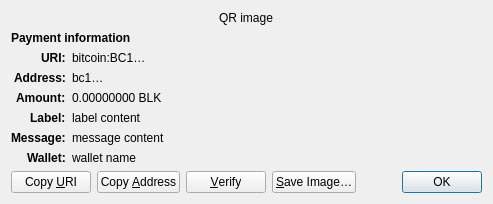
<?xml version="1.0" encoding="UTF-8"?>
<ui version="4.0">
 <class>ReceiveRequestDialog</class>
 <widget class="QDialog" name="ReceiveRequestDialog">
  <property name="geometry">
   <rect>
    <x>0</x>
    <y>0</y>
    <width>413</width>
    <height>229</height>
   </rect>
  </property>
  <property name="windowTitle">
   <string>Request payment to …</string>
  </property>
  <layout class="QGridLayout" name="gridLayout" columnstretch="0,1">
   <property name="sizeConstraint">
    <enum>QLayout::SetFixedSize</enum>
   </property>
   <item row="0" column="0" colspan="2" alignment="Qt::AlignHCenter">
    <widget class="QRImageWidget" name="qr_code">
     <property name="text">
      <string notr="true">QR image</string>
     </property>
     <property name="textInteractionFlags">
      <set>Qt::NoTextInteraction</set>
     </property>
    </widget>
   </item>
   <item row="1" column="0" colspan="2">
    <widget class="QLabel" name="payment_header">
     <property name="font">
      <font>
       <weight>75</weight>
       <bold>true</bold>
      </font>
     </property>
     <property name="text">
      <string>Payment information</string>
     </property>
     <property name="textInteractionFlags">
      <set>Qt::NoTextInteraction</set>
     </property>
    </widget>
   </item>
   <item row="2" column="0" alignment="Qt::AlignRight|Qt::AlignTop">
    <widget class="QLabel" name="uri_tag">
     <property name="font">
      <font>
       <weight>75</weight>
       <bold>true</bold>
      </font>
     </property>
     <property name="text">
      <string notr="true">URI:</string>
     </property>
     <property name="textFormat">
      <enum>Qt::PlainText</enum>
     </property>
     <property name="textInteractionFlags">
      <set>Qt::NoTextInteraction</set>
     </property>
    </widget>
   </item>
   <item row="2" column="1" alignment="Qt::AlignTop">
    <widget class="QLabel" name="uri_content">
     <property name="text">
      <string notr="true">bitcoin:BC1…</string>
     </property>
     <property name="textFormat">
      <enum>Qt::RichText</enum>
     </property>
     <property name="wordWrap">
      <bool>true</bool>
     </property>
     <property name="textInteractionFlags">
      <set>Qt::TextSelectableByMouse</set>
     </property>
    </widget>
   </item>
   <item row="3" column="0" alignment="Qt::AlignRight|Qt::AlignTop">
    <widget class="QLabel" name="address_tag">
     <property name="font">
      <font>
       <weight>75</weight>
       <bold>true</bold>
      </font>
     </property>
     <property name="text">
      <string>Address:</string>
     </property>
     <property name="textInteractionFlags">
      <set>Qt::NoTextInteraction</set>
     </property>
    </widget>
   </item>
   <item row="3" column="1" alignment="Qt::AlignTop">
    <widget class="QLabel" name="address_content">
     <property name="text">
      <string notr="true">bc1…</string>
     </property>
     <property name="textFormat">
      <enum>Qt::PlainText</enum>
     </property>
     <property name="textInteractionFlags">
      <set>Qt::TextSelectableByMouse</set>
     </property>
    </widget>
   </item>
   <item row="4" column="0" alignment="Qt::AlignRight|Qt::AlignTop">
    <widget class="QLabel" name="amount_tag">
     <property name="font">
      <font>
       <weight>75</weight>
       <bold>true</bold>
      </font>
     </property>
     <property name="text">
      <string>Amount:</string>
     </property>
     <property name="textInteractionFlags">
      <set>Qt::NoTextInteraction</set>
     </property>
    </widget>
   </item>
   <item row="4" column="1" alignment="Qt::AlignTop">
    <widget class="QLabel" name="amount_content">
     <property name="text">
      <string notr="true">0.00000000 BLK</string>
     </property>
     <property name="textFormat">
      <enum>Qt::PlainText</enum>
     </property>
     <property name="textInteractionFlags">
      <set>Qt::TextSelectableByMouse</set>
     </property>
    </widget>
   </item>
   <item row="5" column="0" alignment="Qt::AlignRight|Qt::AlignTop">
    <widget class="QLabel" name="label_tag">
     <property name="font">
      <font>
       <weight>75</weight>
       <bold>true</bold>
      </font>
     </property>
     <property name="text">
      <string>Label:</string>
     </property>
     <property name="textInteractionFlags">
      <set>Qt::NoTextInteraction</set>
     </property>
    </widget>
   </item>
   <item row="5" column="1" alignment="Qt::AlignTop">
    <widget class="QLabel" name="label_content">
     <property name="text">
      <string notr="true">label content</string>
     </property>
     <property name="textFormat">
      <enum>Qt::PlainText</enum>
     </property>
     <property name="wordWrap">
      <bool>true</bool>
     </property>
     <property name="textInteractionFlags">
      <set>Qt::TextSelectableByMouse</set>
     </property>
    </widget>
   </item>
   <item row="6" column="0" alignment="Qt::AlignRight|Qt::AlignTop">
    <widget class="QLabel" name="message_tag">
     <property name="font">
      <font>
       <weight>75</weight>
       <bold>true</bold>
      </font>
     </property>
     <property name="text">
      <string>Message:</string>
     </property>
     <property name="textInteractionFlags">
      <set>Qt::NoTextInteraction</set>
     </property>
    </widget>
   </item>
   <item row="6" column="1" alignment="Qt::AlignTop">
    <widget class="QLabel" name="message_content">
     <property name="text">
      <string notr="true">message content</string>
     </property>
     <property name="textFormat">
      <enum>Qt::PlainText</enum>
     </property>
     <property name="wordWrap">
      <bool>true</bool>
     </property>
     <property name="textInteractionFlags">
      <set>Qt::TextSelectableByMouse</set>
     </property>
    </widget>
   </item>
   <item row="7" column="0" alignment="Qt::AlignRight|Qt::AlignTop">
    <widget class="QLabel" name="wallet_tag">
     <property name="font">
      <font>
       <weight>75</weight>
       <bold>true</bold>
      </font>
     </property>
     <property name="text">
      <string>Wallet:</string>
     </property>
     <property name="textInteractionFlags">
      <set>Qt::NoTextInteraction</set>
     </property>
    </widget>
   </item>
   <item row="7" column="1" alignment="Qt::AlignTop">
    <widget class="QLabel" name="wallet_content">
     <property name="text">
      <string notr="true">wallet name</string>
     </property>
     <property name="textFormat">
      <enum>Qt::PlainText</enum>
     </property>
     <property name="wordWrap">
      <bool>true</bool>
     </property>
     <property name="textInteractionFlags">
      <set>Qt::TextSelectableByMouse</set>
     </property>
    </widget>
   </item>
   <item row="8" column="0" colspan="2">
    <layout class="QHBoxLayout" name="horizontalLayout">
     <item>
      <widget class="QPushButton" name="btnCopyURI">
       <property name="text">
        <string>Copy &amp;URI</string>
       </property>
       <property name="autoDefault">
        <bool>false</bool>
       </property>
      </widget>
     </item>
     <item>
      <widget class="QPushButton" name="btnCopyAddress">
       <property name="text">
        <string>Copy &amp;Address</string>
       </property>
       <property name="autoDefault">
        <bool>false</bool>
       </property>
      </widget>
     </item>
     <item>
      <widget class="QPushButton" name="btnVerify">
       <property name="text">
        <string>&amp;Verify</string>
       </property>
       <property name="toolTip">
        <string>Verify this address on e.g. a hardware wallet screen</string>
       </property>
       <property name="autoDefault">
        <bool>false</bool>
       </property>
      </widget>
     </item>
     <item>
      <widget class="QPushButton" name="btnSaveAs">
       <property name="text">
        <string>&amp;Save Image…</string>
       </property>
       <property name="autoDefault">
        <bool>false</bool>
       </property>
      </widget>
     </item>
     <item>
      <spacer name="horizontalSpacer_2">
       <property name="orientation">
        <enum>Qt::Horizontal</enum>
       </property>
       <property name="sizeHint" stdset="0">
        <size>
         <width>40</width>
         <height>20</height>
        </size>
       </property>
      </spacer>
     </item>
     <item>
      <widget class="QDialogButtonBox" name="buttonBox">
       <property name="focusPolicy">
        <enum>Qt::StrongFocus</enum>
       </property>
       <property name="standardButtons">
        <set>QDialogButtonBox::Ok</set>
       </property>
      </widget>
     </item>
    </layout>
   </item>
  </layout>
 </widget>
 <customwidgets>
  <customwidget>
   <class>QRImageWidget</class>
   <extends>QLabel</extends>
   <header>qt/qrimagewidget.h</header>
  </customwidget>
 </customwidgets>
 <tabstops>
  <tabstop>buttonBox</tabstop>
  <tabstop>btnCopyURI</tabstop>
  <tabstop>btnCopyAddress</tabstop>
  <tabstop>btnSaveAs</tabstop>
 </tabstops>
 <resources/>
 <connections>
  <connection>
   <sender>buttonBox</sender>
   <signal>accepted()</signal>
   <receiver>ReceiveRequestDialog</receiver>
   <slot>accept()</slot>
   <hints>
    <hint type="sourcelabel">
     <x>135</x>
     <y>230</y>
    </hint>
    <hint type="destinationlabel">
     <x>135</x>
     <y>126</y>
    </hint>
   </hints>
  </connection>
 </connections>
</ui>
